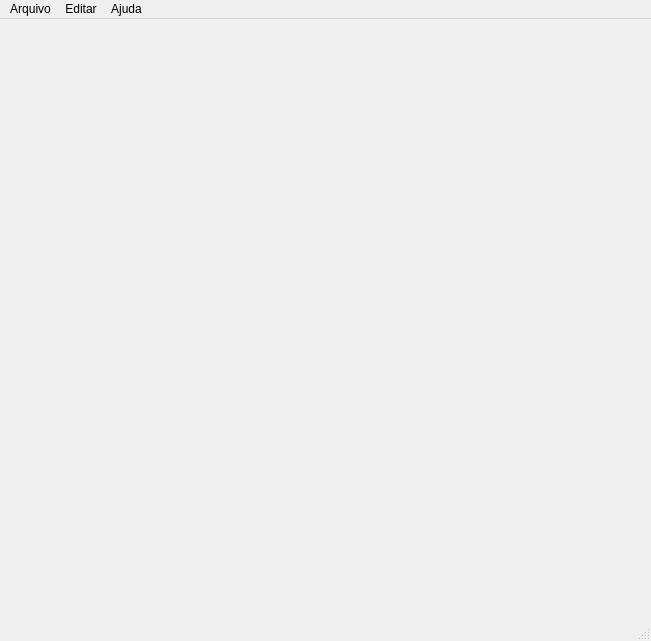
<?xml version="1.0" encoding="UTF-8"?>
<ui version="4.0">
 <class>MainWindow</class>
 <widget class="QMainWindow" name="MainWindow">
  <property name="geometry">
   <rect>
    <x>0</x>
    <y>0</y>
    <width>651</width>
    <height>641</height>
   </rect>
  </property>
  <property name="windowTitle">
   <string>MainWindow</string>
  </property>
  <widget class="QWidget" name="centralwidget"/>
  <widget class="QMenuBar" name="menubar">
   <property name="geometry">
    <rect>
     <x>0</x>
     <y>0</y>
     <width>651</width>
     <height>22</height>
    </rect>
   </property>
   <widget class="QMenu" name="menuArquivo">
    <property name="title">
     <string>Arquivo</string>
    </property>
    <addaction name="actionConectar"/>
    <addaction name="actionFormul_rio"/>
    <addaction name="actionAbrir"/>
    <addaction name="actionSair"/>
   </widget>
   <widget class="QMenu" name="menuEditar">
    <property name="title">
     <string>Editar</string>
    </property>
   </widget>
   <widget class="QMenu" name="menuAjuda">
    <property name="title">
     <string>Ajuda</string>
    </property>
    <addaction name="actionSobre"/>
    <addaction name="actionCr_ditos"/>
   </widget>
   <addaction name="menuArquivo"/>
   <addaction name="menuEditar"/>
   <addaction name="menuAjuda"/>
  </widget>
  <widget class="QStatusBar" name="statusbar"/>
  <action name="actionCr_ditos">
   <property name="text">
    <string>Créditos</string>
   </property>
  </action>
  <action name="actionSobre">
   <property name="text">
    <string>Sobre</string>
   </property>
  </action>
  <action name="actionConectar">
   <property name="text">
    <string>Conectar</string>
   </property>
  </action>
  <action name="actionAbrir">
   <property name="text">
    <string>&amp;Abrir</string>
   </property>
  </action>
  <action name="actionSair">
   <property name="text">
    <string>Sair</string>
   </property>
  </action>
  <action name="actionFormul_rio">
   <property name="text">
    <string>Formulário</string>
   </property>
  </action>
 </widget>
 <resources/>
 <connections>
  <connection>
   <sender>actionSair</sender>
   <signal>triggered()</signal>
   <receiver>MainWindow</receiver>
   <slot>close()</slot>
   <hints>
    <hint type="sourcelabel">
     <x>-1</x>
     <y>-1</y>
    </hint>
    <hint type="destinationlabel">
     <x>325</x>
     <y>320</y>
    </hint>
   </hints>
  </connection>
 </connections>
</ui>
